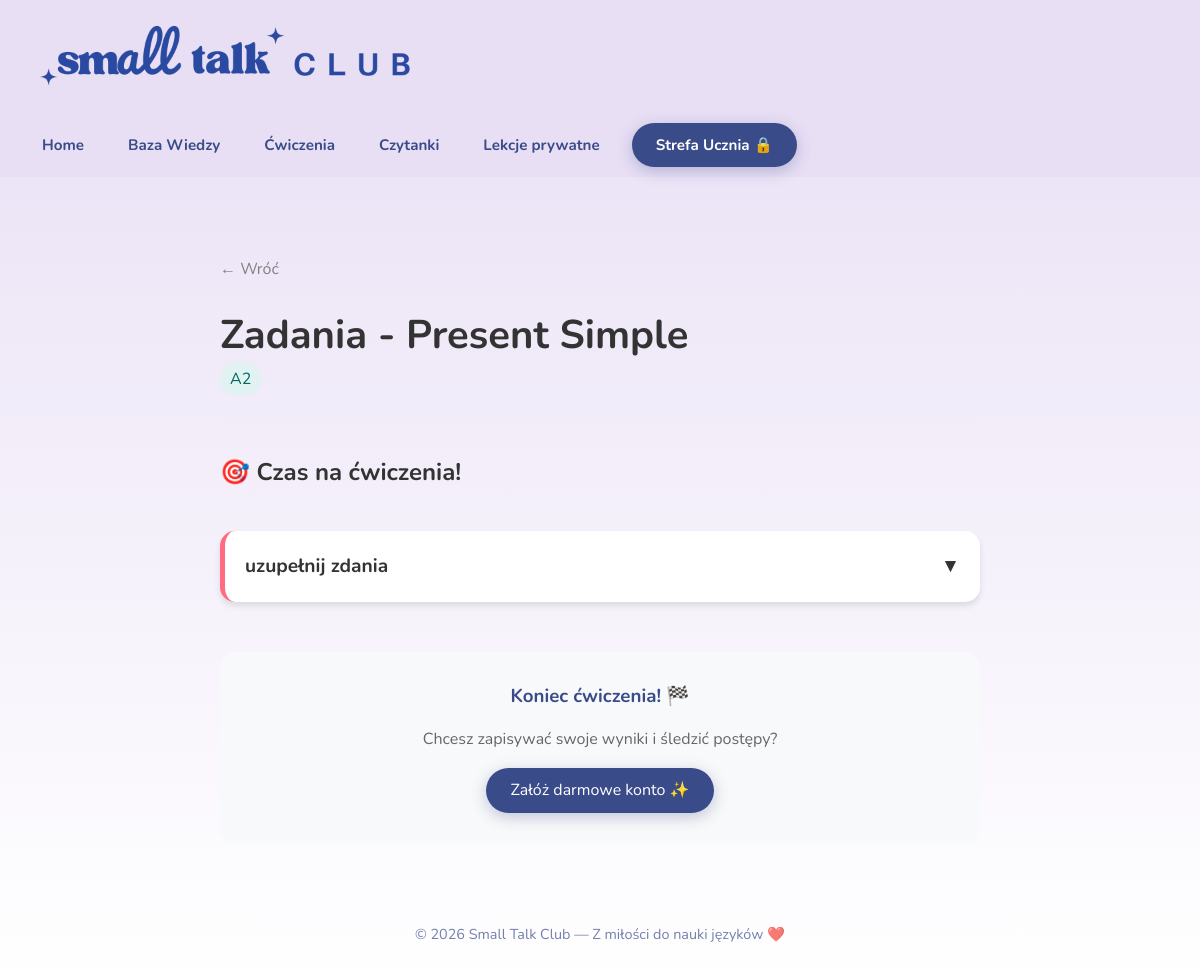
The page /lesson/zadania-present-simple/ on the database its author committed.
### content/models.py (models this page shows, shortened)
class Lesson(models.Model):
    TYPE_CHOICES = [
        ('grammar', 'baza wiedzy - teoria'),
        ('exercise', 'ćwiczenia'),
        ('reading', 'czytanie'),
        ('writing', 'pisanie'),
    ]
    title = models.CharField(max_length=200)
    slug = models.SlugField()
    level = models.ForeignKey(Level, on_delete=models.CASCADE)
    category = models.ForeignKey(Category, on_delete=models.SET_NULL, null=True, blank=True)
    type = models.CharField(max_length=20, choices=TYPE_CHOICES)
    content = models.TextField(blank=True) # Treść lekcji/czytanki
    pdf_file = models.FileField(upload_to='pdfs/', blank=True, null=True, verbose_name="Plik PDF")

class Level(models.Model):
    name = models.CharField(max_length=50)
    slug = models.SlugField(unique=True)
    description = models.TextField(blank=True)

class Exercise(models.Model):
    lesson = models.ForeignKey(Lesson, on_delete=models.CASCADE, related_name='exercises', verbose_name="Lekcja")
    instruction = models.CharField(max_length=200, verbose_name="Polecenie do zadania (np. Uzupełnij luki w zdaniach twierdzących)")

### content/views.py (the view, shortened to what this page needs)
# urls.py: path('lesson/<slug:slug>/', lesson_detail, name='lesson_detail'),
def lesson_detail(request, slug):
    lesson = get_object_or_404(Lesson, slug=slug)
    exercises = lesson.exercises.all()
    return render(request, 'lesson_detail.html', {
        'lesson': lesson,
        'exercises': exercises
        })

### content/templates/lesson_detail.html (shortened to what this page needs)
{% extends 'base.html' %}
{% load static %}
{% block content %}
<div class="lesson-detail-container">
    <a href="javascript:history.back()" class="lesson-back-link">← Wróć</a>
    <h1 class="lesson-main-title">{{ lesson.title }}</h1>
    <span class="lesson-level-badge">{{ lesson.level.name }}</span>
    <hr class="lesson-divider">
    {% if lesson.type == 'grammar' %}
        <div class="lesson-content">
            {{ lesson.content|safe }}
        </div>
        <div style="margin-top: 50px; text-align: center; padding: 20px; background: #f8f9fa; border-radius: 15px;">
            <p style="font-size: 1.1rem; color: #6c757d;">
                Teoria opanowana? Przejdź do zakładki <strong>Ćwiczenia</strong>, aby sprawdzić swoją wiedzę! 🚀
            </p>
        </div>
    {% elif lesson.type == 'exercise' %}
        {% if exercises %}
        <h2 style="margin-top: 30px; font-weight: bold; color: #333;">🎯 Czas na ćwiczenia!</h2>
        <div class="exercises-grid">
            {% for exercise in exercises %}
                <div class="exercise-card" onclick="toggleCard(this)">
                    <div class="exercise-title">
                        {{ exercise.instruction }}
                        <span class="arrow-icon">▼</span>
                    </div>
                </div>
            {% endfor %}
        </div>
        {% else %}
            <p>Jeszcze nie dodano zadań do tej karty pracy.</p>
        {% endif %}
        <div class="lesson-finish-box">
            <h3 class="lesson-finish-title">Koniec ćwiczenia! 🏁</h3>
            {% if request.user.is_authenticated %}
                <form method="POST">
                    {% csrf_token %}
                    <button type="submit" class="btn-login btn-finish">Zapisz mój wynik w Strefie Ucznia 🏆</button>
                </form>
            {% else %}
                <p class="lesson-finish-text">Chcesz zapisywać swoje wyniki i śledzić postępy?</p>
                <a href="{% url 'register' %}" class="btn-login btn-register-pink">Załóż darmowe konto ✨</a>
            {% endif %}
        </div>
    {% endif %}
</div>
{% endblock %}

### content/static/style.css (style rules this page uses)
:root { --brand-blue: #3a4b8a; --brand-lavender: #e8dff5; --brand-pink: #ffe4f2; --accent: #4da3ff; --accent2: #ffb6b9; --text: var(--brand-blue); --bg-gradient: linear-gradient(180deg, var(--brand-lavender) 0%, #ffffff 100%); --shadow: 0 8px 24px rgba(58, 75, 138, 0.15); --radius: 20px; }
* { box-sizing: border-box; margin: 0; padding: 0; }
body { background: var(--bg-gradient); font-family: 'Nunito', sans-serif; color: var(--text); line-height: 1.6; }
.btn-login { background-color: var(--brand-blue) !important; color: white !important; padding: 10px 24px !important; border-radius: 30px !important; box-shadow: 0 4px 15px rgba(58, 75, 138, 0.3); transition: transform 0.2s, box-shadow 0.2s !important; }
.lesson-detail-container { max-width: 800px; margin: 0 auto; padding: 40px 20px; }
.lesson-back-link { text-decoration: none; color: gray; }
.lesson-main-title { margin-top: 20px; font-size: 2.5rem; color: #333; }
.lesson-level-badge { background: #e0f2f1; padding: 5px 10px; border-radius: 15px; color: #00695c; }
.lesson-divider { margin: 30px 0; border: 0; border-top: 1px solid #eee; }
.lesson-finish-box { margin-top: 50px; text-align: center; padding: 30px; background: #f8f9fa; border-radius: 15px; }
.lesson-finish-title { color: var(--brand-blue); margin-bottom: 15px; }
.lesson-finish-text { color: #666; margin-bottom: 15px; }
.btn-register-pink { background-color: var(--brand-pink); color: var(--brand-blue); text-decoration: none; display: inline-block; }
.exercises-grid { display: grid; grid-template-columns: repeat(auto-fit, minmax(300px, 1fr)); gap: 20px; margin-top: 40px; margin-bottom: 50px; }
.exercise-card { background-color: #ffffff; border-radius: 15px; box-shadow: 0 4px 6px rgba(0, 0, 0, 0.1); padding: 20px; cursor: pointer; transition: all 0.3s ease; border-left: 5px solid #ff6b81; }
.exercise-title { font-size: 1.2rem; font-weight: bold; color: #333; margin-bottom: 0; display: flex; justify-content: space-between; align-items: center; }
.arrow-icon { transition: transform 0.3s ease; }

### rows shown on the page
Lesson: title "Zadania - Present Simple", level.name "A2"
Exercise: instruction "uzupełnij zdania"
